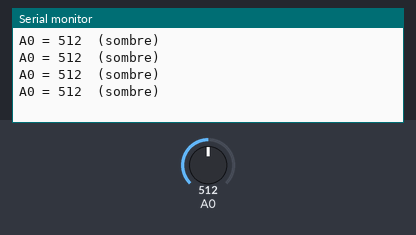
Bench run of a sketch on a simulated Arduino Uno, built with avr-gcc and run on an emulated ATmega328P. On the bench: the last lines printed to the serial monitor. The test bench sets the inputs (shaded band); at power-on: A0 = 512.

Above: at 1.2 s.
1.3 s: A0 set to 692
At 1.71 s:
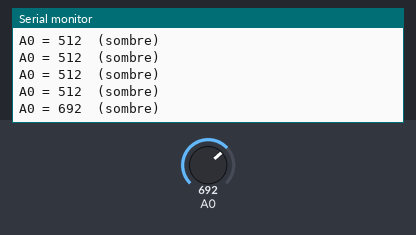
2.8 s: A0 set to 718
At 3.21 s:
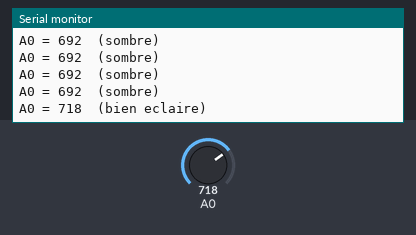

Measured:
- the behaviour switches between 700 and 701 on A0 (found by bisection; images 1 and 2)
- after the input at 1.3 s, the serial monitor: prints a new line after 0.20 s (image 1)
- after the input at 2.8 s, the serial monitor: prints a new line after 0.20 s (image 2)

The sketch:

phototransistor-uno.ino
```cpp
// Test phototransistor : 5V -> collecteur, émetteur -> A0 -> 1 kohm -> GND.
// La résistance est OBLIGATOIRE : sans elle, rien ne transforme le courant du
// phototransistor en tension lisible.
// En simulation, le curseur de luminosité fait monter la lecture.
void setup() {
  Serial.begin(115200);
}

void loop() {
  int brut = analogRead(A0);
  Serial.print("A0 = ");
  Serial.print(brut);
  Serial.println(brut > 700 ? "  (bien eclaire)" : "  (sombre)");
  delay(300);
}
```
